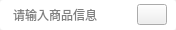
<?xml version="1.0" encoding="UTF-8"?>
<ui version="4.0">
 <class>SearchEdit</class>
 <widget class="QWidget" name="SearchEdit">
  <property name="geometry">
   <rect>
    <x>0</x>
    <y>0</y>
    <width>176</width>
    <height>30</height>
   </rect>
  </property>
  <property name="windowTitle">
   <string>Form</string>
  </property>
  <layout class="QHBoxLayout" name="horizontalLayout">
   <property name="spacing">
    <number>0</number>
   </property>
   <property name="leftMargin">
    <number>0</number>
   </property>
   <property name="topMargin">
    <number>0</number>
   </property>
   <property name="rightMargin">
    <number>0</number>
   </property>
   <property name="bottomMargin">
    <number>0</number>
   </property>
   <item>
    <widget class="QWidget" name="searchSkinWidget" native="true">
     <property name="minimumSize">
      <size>
       <width>0</width>
       <height>30</height>
      </size>
     </property>
     <property name="maximumSize">
      <size>
       <width>16777215</width>
       <height>16777215</height>
      </size>
     </property>
     <property name="styleSheet">
      <string notr="true">QWidget#searchSkinWidget{ 
	background-color:#ffffff;
	border-radius: 3px;
	border-color: red;
}</string>
     </property>
     <layout class="QHBoxLayout" name="horizontalLayout_6">
      <property name="spacing">
       <number>0</number>
      </property>
      <property name="leftMargin">
       <number>1</number>
      </property>
      <property name="topMargin">
       <number>0</number>
      </property>
      <property name="rightMargin">
       <number>9</number>
      </property>
      <property name="bottomMargin">
       <number>0</number>
      </property>
      <item>
       <widget class="QLineEdit" name="searchLineEdit">
        <property name="minimumSize">
         <size>
          <width>0</width>
          <height>28</height>
         </size>
        </property>
        <property name="maximumSize">
         <size>
          <width>16777215</width>
          <height>16777215</height>
         </size>
        </property>
        <property name="styleSheet">
         <string notr="true">QLineEdit#searchLineEdit{
	border:none;
	padding-left:10px;
	border-image:url();	
}</string>
        </property>
        <property name="text">
         <string/>
        </property>
        <property name="placeholderText">
         <string>请输入商品信息</string>
        </property>
       </widget>
      </item>
      <item>
       <widget class="QPushButton" name="keyboardButton">
        <property name="minimumSize">
         <size>
          <width>30</width>
          <height>21</height>
         </size>
        </property>
        <property name="maximumSize">
         <size>
          <width>30</width>
          <height>21</height>
         </size>
        </property>
        <property name="focusPolicy">
         <enum>Qt::NoFocus</enum>
        </property>
        <property name="styleSheet">
         <string notr="true">border-image: url(:/saleImage/keyboard.png);
</string>
        </property>
        <property name="text">
         <string/>
        </property>
        <property name="flat">
         <bool>false</bool>
        </property>
       </widget>
      </item>
     </layout>
    </widget>
   </item>
  </layout>
 </widget>
 <resources/>
 <connections/>
</ui>
